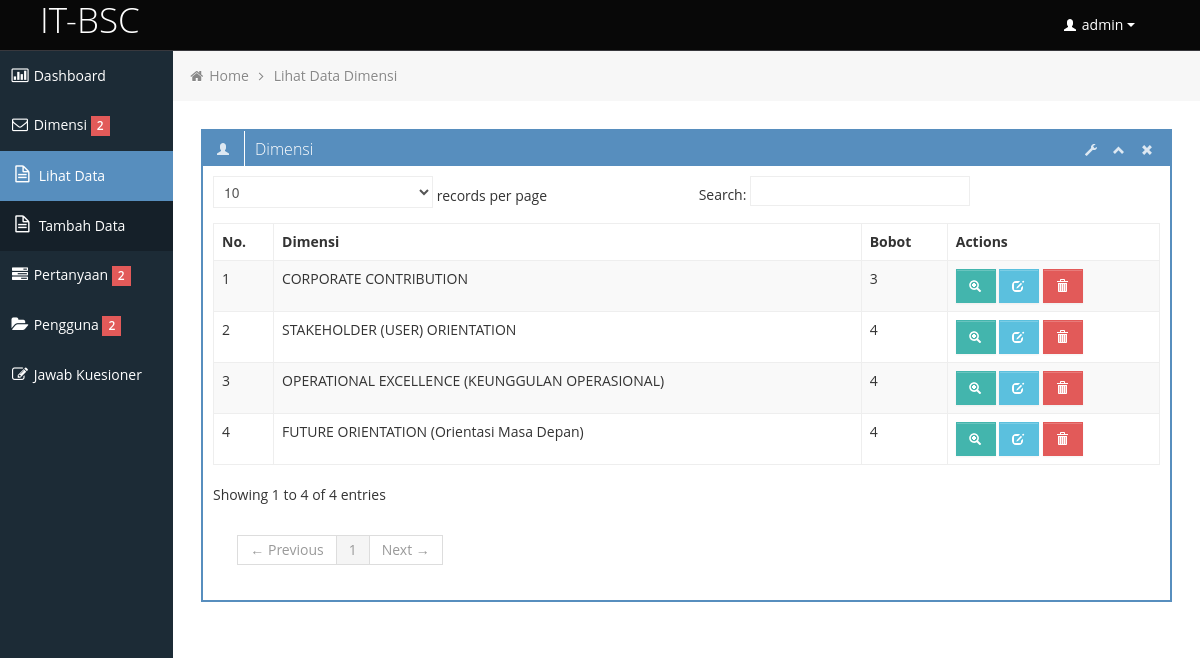
Screenshot of /lihatdimensi.php (signed in) with the database file from the repository.
### tables this page shows
CREATE TABLE IF NOT EXISTS `tbdimensi` (
`id_dimensi` int(11) NOT NULL,
  `dimensi` varchar(50) DEFAULT NULL,
  `bobot` int(11) DEFAULT NULL
);

### session.php (called while the page is built, shortened)
<?php
$session_id=$_SESSION['LOGIN_username'];
?>

### lihatdimensi.php (the view, shortened to what this page needs)
<?php
include ('session.php');
?>
<!DOCTYPE html>
<html lang="en">
<head>
	<link id="bootstrap-style" href="css/bootstrap.min.css" rel="stylesheet">
	<link href="css/bootstrap-responsive.min.css" rel="stylesheet">
	<link id="base-style" href="css/style.css" rel="stylesheet">
	<link id="base-style-responsive" href="css/style-responsive.css" rel="stylesheet">
</head>
<body>
	<div class="navbar">
		<div class="navbar-inner">
			<div class="container-fluid">
				<a class="brand" href="template.php"><span>IT-BSC</span></a>
				<div class="nav-no-collapse header-nav">
					<ul class="nav pull-right">
						<li class="dropdown">
							<a class="btn dropdown-toggle" data-toggle="dropdown" href="#">
								<i class="halflings-icon white user"></i> <?php echo $session_id; ?>
								<span class="caret"></span>
							</a>
						</li>
					</ul>
				</div>
			</div>
		</div>
	</div>
		<div class="container-fluid-full">
		<div class="row-fluid">
			<?php include "sidebar.php"; ?>
			<div id="content" class="span10">
			<ul class="breadcrumb">
				<li>
					<i class="icon-home"></i>
					<a href="index.html">Home</a>
					<i class="icon-angle-right"></i>
				</li>
				<li><a href="#">Lihat Data Dimensi</a></li>
			</ul>
			<div class="row-fluid sortable">
				<div class="box span12">
					<div class="box-header" data-original-title>
						<h2><i class="halflings-icon white user"></i><span class="break"></span>Dimensi</h2>
						<div class="box-icon">
							<a href="#" class="btn-setting"><i class="halflings-icon white wrench"></i></a>
							<a href="#" class="btn-minimize"><i class="halflings-icon white chevron-up"></i></a>
							<a href="#" class="btn-close"><i class="halflings-icon white remove"></i></a>
						</div>
					</div>
					<div class="box-content">
						<table class="table table-striped table-bordered bootstrap-datatable datatable">
						  <thead>
							  <tr>
								  <th>No.</th>
								  <th>Dimensi</th>
								  <th>Bobot</th>
								  <th>Actions</th>
							  </tr>
						  </thead>
						  <tbody>
						  	 <?php
								$query = mysql_query("select * from tbdimensi ") or die(mysql_error());
								$j=0;
								while ($row = mysql_fetch_array($query)) {
									$j++;
                                ?>
							<tr>
								<td><?php echo $j; ?></td>
								<td><?php echo $row['dimensi']; ?></td>
								<td class="center"><?php echo $row['bobot']; ?></td>
								<td class="center">
									<a class="btn btn-success" href="#">
										<i class="halflings-icon white zoom-in"></i>
									</a>
									<a class="btn btn-info" href="#">
										<i class="halflings-icon white edit"></i>
									</a>
									<a class="btn btn-danger" href="#">
										<i class="halflings-icon white trash"></i>
									</a>
								</td>
							</tr>
							<?php } ?>
						  </tbody>
					  </table>
					</div>
				</div>
			</div>
	</div>
		</div>
		</div>
</body>
</html>

### css/style-responsive.css (style rules this page uses)
@media (min-width: 1200px) { .container-fluid-full { overflow: hidden; position: relative; height: 100%; } }
@media (min-width: 1200px) { #content { width: 85.578%; padding: 28px; margin: 0px 0px; margin-left: 14.422% !important; } }

### css/halflings.css (style rules this page uses)
html, html .halflings { -webkit-font-smoothing: antialiased !important; }
.halflings-icon { display: inline-block; width: 14px; height: 14px; line-height: 14px; vertical-align: text-top; background-image: url(../img/glyphicons_halflings.svg); background-position: 0 0; background-repeat: no-repeat; vertical-align: top; *display: inline; *zoom: 1; *margin-right: .3em; }
.halflings-icon.white { background-image: url(../img/glyphicons_halflings-white.svg); }
.halflings-icon.user { background-position: -168px 0; }
.halflings-icon.remove { background-position: -312px 0; }
.halflings-icon.zoom-in { background-position: -336px 0; }
.halflings-icon.trash { background-position: -456px 0; }
.halflings-icon.edit { background-position: -96px -72px; }
.halflings-icon.chevron-up { background-position: -288px -120px; }
.halflings-icon.wrench { background-position: -360px -144px; }

### rows the page displays
tbdimensi: dimensi "CORPORATE CONTRIBUTION", bobot "3"
tbdimensi: dimensi "STAKEHOLDER (USER) ORIENTATION", bobot "4"
tbdimensi: dimensi "OPERATIONAL EXCELLENCE (KEUNGGULAN OPERASIONAL)", bobot "4"
tbdimensi: dimensi "FUTURE ORIENTATION (Orientasi Masa Depan)", bobot "4"

### other values shown
$session_id "admin"
